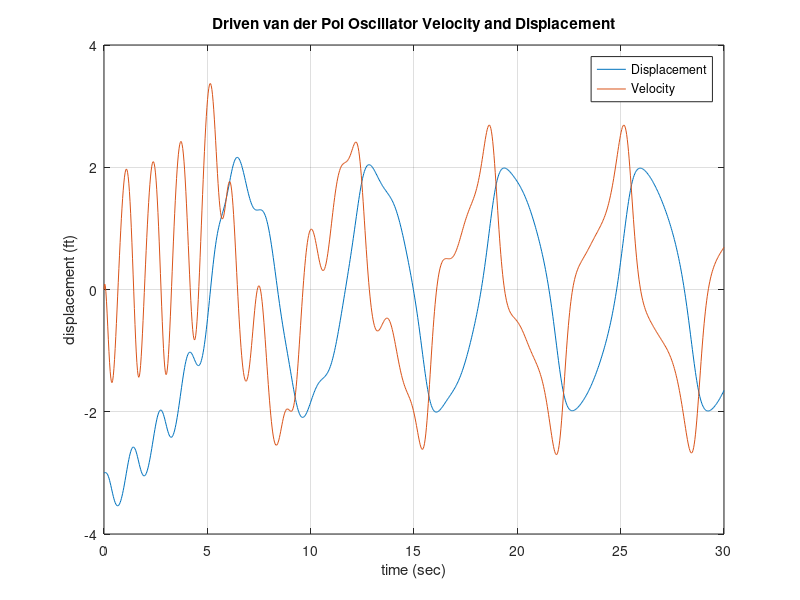
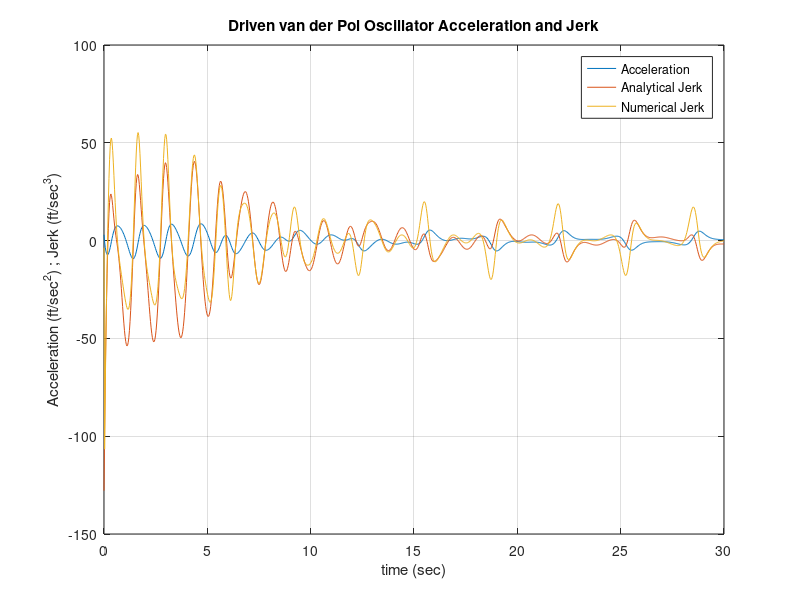

Write MATLAB code to recreate these figures, in order.
%Clair Cunningham     Numerical Methods     3/7/2013    Final Exam

% Diamond Rings Ring Problem 2
% Evaluates the van der Pol Oscillator equation using the Forward Euler Approach

% Reset variables, close windows, and clear command window.
clear all; close all; clc;

% Initialize Constants and Variables
i = 1;
t = (0:.03:30);
dt = t(2)-t(1);
x(i) = -3; %Starting Position
v(i) = 0; %Starting Velocity
a(i) = 0; %Initliaze Acceleration variable

%Set f(t) all equation values for the limited time.
f_t = -20.*exp(-t./5).*sin(5.*t);

%Run a "for loop" with 1000 intervals since last interval will be done afterwards
for i = 1:1000
 a(i) = -(x(i)^2-1)*v(i)-x(i)+f_t(i);
 v(i+1) = v(i)+a(i)*dt;
 x(i+1) = x(i)+v(i+1)*dt;
end  

%Add the last value of the acceleration to the array
a(i+1) = -(x(i)^2-1)*v(i)-x(i)+f_t(i);
%Graph the representation of the data.
figure(1);
plot(t,x,t,v)
grid on;
title('Driven van der Pol Oscillator Velocity and Displacement');
xlabel('time (sec)');
ylabel('displacement (ft)');
legend('Displacement','Velocity');

% jerk calculation analytically Problem 1 Part B Bullet 1
 % reset the counter
f1a_t = 4.*exp(-t./5).*sin(5)-100.*exp(-t./5).*cos(5.*t);
for i = 1:1001
    ja(i) = -(x(i)^2-1)*a(i)-v(i)+f1a_t(i);
end
    
% jerk calculation using centered differencing numerical approximations Problem 1 Part B Bullet 2
i = 1;
jb(i) = a(i+1) - a(i);
for i = 2:1000
    jb(i) = (a(i+1) - a(i-1))/(2*dt);
end
i = i+1;
jb(i) = (a(i)-a(i-1))/(2*dt);

% Problem 1 Part B Bullet 3
figure(2);
plot(t,a,t,ja,t,jb);
grid on;
title('Driven van der Pol Oscillator Acceleration and Jerk');
xlabel('time (sec)');
ylabel('Acceleration (ft/sec^2) ; Jerk (ft/sec^3)');
legend('Acceleration','Analytical Jerk','Numerical Jerk');

% Problem 1 Part C
% Numerical Integration Done Using Trapezoidal Rule
%f(a)
i = 1;
fdash(i) = -(x(i)^2-1)*v(i);
pdash(i) = fdash(i)*v(i);

for i = 1:1000
    fdash(i+1) = -(x(i+1)^2-1)*v(i+1);
    pdash(i+1) = fdash(i+1)*v(i+1);
    wdash(i) = dt*(pdash(i)+pdash(i+1))/2;
end

pdtotal = (wdash(1000)-wdash(1))*30;